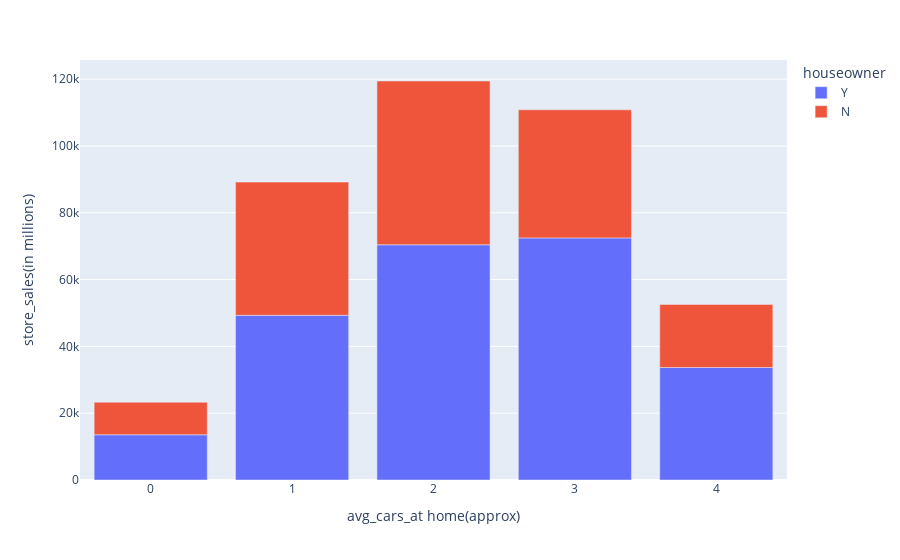

Notebook code for this chart:
### Code cell
import plotly.express as px
px.bar(sales_by_asset,x='avg_cars_at home(approx)',y='store_sales(in millions)', color = 'houseowner')

### Figure 1 — Plotly figure (JSON) as saved in the notebook; plotly's stock layout.template omitted (floating-point values rounded to 4 significant figures)
{"data": [{"hovertemplate": "houseowner=Y<br>avg_cars_at home(approx)=%{x}<br>store_sales(in millions)=%{y}<extra></extra>", "legendgroup": "Y", "marker": {"color": "#636efa", "pattern": {"shape": ""}}, "name": "Y", "orientation": "v", "showlegend": true, "textposition": "auto", "type": "bar", "x": [3.0, 2.0, 1.0, 4.0, 0.0], "xaxis": "x", "y": [72470.0, 70420.0, 49300.0, 33680.0, 13540.0], "yaxis": "y"}, {"hovertemplate": "houseowner=N<br>avg_cars_at home(approx)=%{x}<br>store_sales(in millions)=%{y}<extra></extra>", "legendgroup": "N", "marker": {"color": "#EF553B", "pattern": {"shape": ""}}, "name": "N", "orientation": "v", "showlegend": true, "textposition": "auto", "type": "bar", "x": [2.0, 1.0, 3.0, 4.0, 0.0], "xaxis": "x", "y": [49020.0, 39870.0, 38340.0, 18880.0, 9743.0], "yaxis": "y"}], "layout": {"barmode": "relative", "legend": {"title": {"text": "houseowner"}, "tracegroupgap": 0}, "margin": {"t": 60}, "xaxis": {"anchor": "y", "domain": [0, 1], "title": {"text": "avg_cars_at home(approx)"}}, "yaxis": {"anchor": "x", "domain": [0, 1], "title": {"text": "store_sales(in millions)"}}}}
